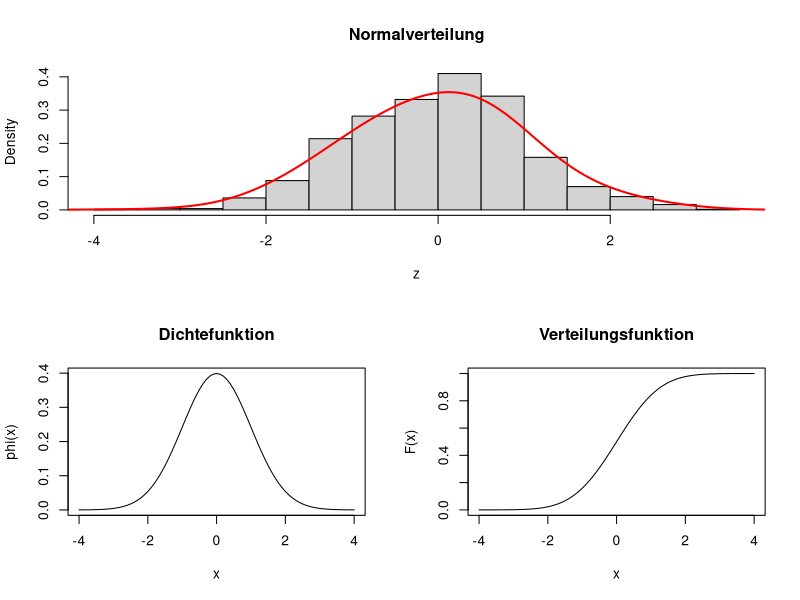
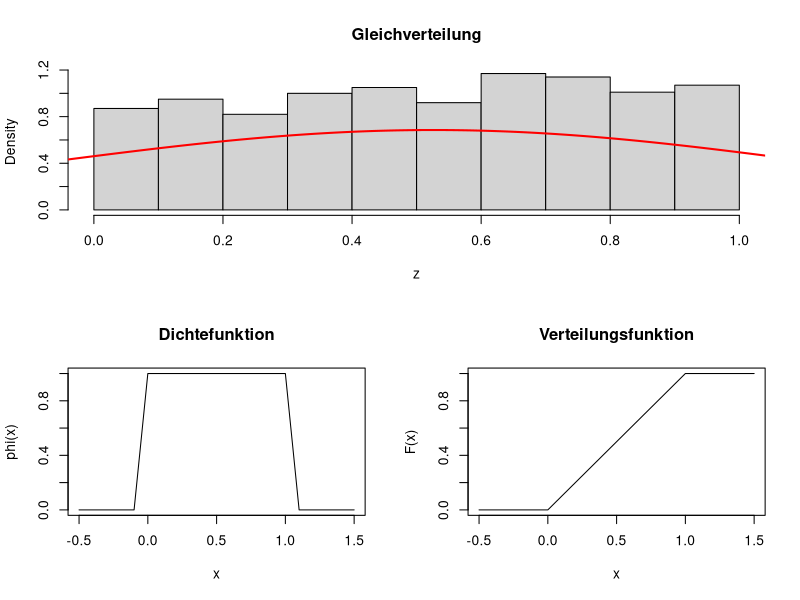
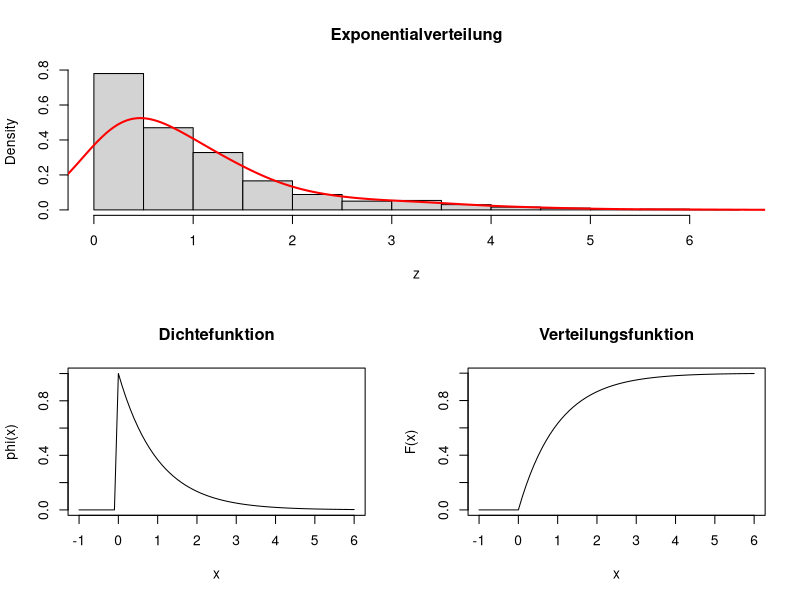

Write R code to recreate these figures, in order.
#
# Diverse Verteilungen plotten
#

attach(mtcars) # Multilayout

# layout(matrix(c(1,1,2,3), 2, 2, byrow = TRUE)) # oder par(mfrow=c(2,2))

# Normalverteilung
pdf("normalverteilung.pdf")
layout(matrix(c(1,1,2,3), 2, 2, byrow = TRUE))

z = rnorm(1000)
hist(z, prob=T, main="Normalverteilung")
lines(density(z, bw=.5), col="red", lwd=2)

x = seq(from = -4, to = 4, by = 0.1)
fx = dnorm(x)
plot(x, fx, type = "l", main = "Dichtefunktion", xlab = "x", ylab = "phi(x)")

fx = pnorm(x)
plot(x, fx, type = "l", main = "Verteilungsfunktion", xlab = "x", ylab = "F(x)")

# Gleichverteilung
pdf("gleichverteilung.pdf")
layout(matrix(c(1,1,2,3), 2, 2, byrow = TRUE))

z = runif(1000)
hist(z, prob=T, main="Gleichverteilung")
lines(density(z, bw=.5), col="red", lwd=2) 

x = seq(from = -0.5, to = 1.5, by = 0.1)
fx = dunif(x)
plot(x, fx, type = "l", main = "Dichtefunktion", xlab = "x", ylab = "phi(x)")

fx = punif(x)
plot(x, fx, type = "l", main = "Verteilungsfunktion", xlab = "x", ylab = "F(x)")

# Exponentialverteilung
pdf("exponentialverteilung.pdf")
layout(matrix(c(1,1,2,3), 2, 2, byrow = TRUE))

z = rexp(1000)
hist(z, prob=T, main="Exponentialverteilung")
lines(density(z, bw=.4), col="red", lwd=2) 

x = seq(from = -1, to = 6, by = 0.1)
fx = dexp(x)
plot(x, fx, type = "l", main = "Dichtefunktion", xlab = "x", ylab = "phi(x)")

fx = pexp(x)
plot(x, fx, type = "l", main = "Verteilungsfunktion", xlab = "x", ylab = "F(x)")
